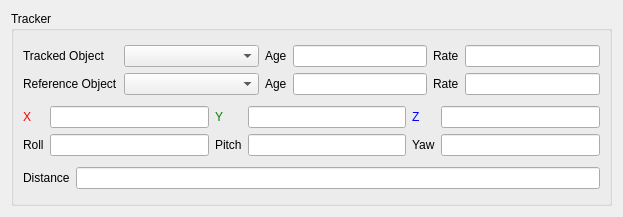
<?xml version="1.0" encoding="UTF-8"?>
<ui version="4.0">
 <class>Form</class>
 <widget class="QWidget" name="Form">
  <property name="geometry">
   <rect>
    <x>0</x>
    <y>0</y>
    <width>623</width>
    <height>217</height>
   </rect>
  </property>
  <property name="sizePolicy">
   <sizepolicy hsizetype="Preferred" vsizetype="Preferred">
    <horstretch>0</horstretch>
    <verstretch>0</verstretch>
   </sizepolicy>
  </property>
  <property name="minimumSize">
   <size>
    <width>400</width>
    <height>200</height>
   </size>
  </property>
  <property name="windowTitle">
   <string>Form</string>
  </property>
  <layout class="QGridLayout" name="gridLayout">
   <property name="sizeConstraint">
    <enum>QLayout::SetDefaultConstraint</enum>
   </property>
   <item row="1" column="0">
    <widget class="QGroupBox" name="groupBox">
     <property name="sizePolicy">
      <sizepolicy hsizetype="Preferred" vsizetype="Preferred">
       <horstretch>0</horstretch>
       <verstretch>0</verstretch>
      </sizepolicy>
     </property>
     <property name="minimumSize">
      <size>
       <width>0</width>
       <height>0</height>
      </size>
     </property>
     <property name="maximumSize">
      <size>
       <width>16777215</width>
       <height>16777215</height>
      </size>
     </property>
     <property name="title">
      <string>Tracker</string>
     </property>
     <layout class="QGridLayout" name="gridLayout_3">
      <item row="0" column="0">
       <layout class="QGridLayout" name="gridLayout_5">
        <item row="0" column="2">
         <widget class="QLabel" name="laAge">
          <property name="text">
           <string>Age</string>
          </property>
         </widget>
        </item>
        <item row="0" column="0">
         <widget class="QLabel" name="laTrackedObject">
          <property name="sizePolicy">
           <sizepolicy hsizetype="Preferred" vsizetype="Preferred">
            <horstretch>0</horstretch>
            <verstretch>0</verstretch>
           </sizepolicy>
          </property>
          <property name="minimumSize">
           <size>
            <width>0</width>
            <height>0</height>
           </size>
          </property>
          <property name="text">
           <string>Tracked Object</string>
          </property>
         </widget>
        </item>
        <item row="0" column="1">
         <widget class="QComboBox" name="cbTrackedObject">
          <property name="sizePolicy">
           <sizepolicy hsizetype="Expanding" vsizetype="Fixed">
            <horstretch>0</horstretch>
            <verstretch>0</verstretch>
           </sizepolicy>
          </property>
         </widget>
        </item>
        <item row="1" column="1">
         <widget class="QComboBox" name="cbReferenceObject">
          <property name="sizePolicy">
           <sizepolicy hsizetype="Expanding" vsizetype="Fixed">
            <horstretch>0</horstretch>
            <verstretch>0</verstretch>
           </sizepolicy>
          </property>
         </widget>
        </item>
        <item row="1" column="0">
         <widget class="QLabel" name="laReferenceObject">
          <property name="sizePolicy">
           <sizepolicy hsizetype="Preferred" vsizetype="Preferred">
            <horstretch>0</horstretch>
            <verstretch>0</verstretch>
           </sizepolicy>
          </property>
          <property name="text">
           <string>Reference Object</string>
          </property>
         </widget>
        </item>
        <item row="0" column="3">
         <widget class="QLineEdit" name="leAge">
          <property name="readOnly">
           <bool>true</bool>
          </property>
         </widget>
        </item>
        <item row="1" column="2">
         <widget class="QLabel" name="label">
          <property name="text">
           <string>Age</string>
          </property>
         </widget>
        </item>
        <item row="1" column="3">
         <widget class="QLineEdit" name="leReferenceAge"/>
        </item>
        <item row="0" column="5">
         <widget class="QLineEdit" name="leRate">
          <property name="readOnly">
           <bool>true</bool>
          </property>
         </widget>
        </item>
        <item row="0" column="4">
         <widget class="QLabel" name="label_2">
          <property name="text">
           <string>Rate</string>
          </property>
         </widget>
        </item>
        <item row="1" column="4">
         <widget class="QLabel" name="label_3">
          <property name="text">
           <string>Rate</string>
          </property>
         </widget>
        </item>
        <item row="1" column="5">
         <widget class="QLineEdit" name="leReferenceRate">
          <property name="readOnly">
           <bool>true</bool>
          </property>
         </widget>
        </item>
       </layout>
      </item>
      <item row="2" column="0">
       <layout class="QGridLayout" name="gridLayout_4">
        <item row="0" column="0">
         <widget class="QLabel" name="laDistance">
          <property name="text">
           <string>Distance</string>
          </property>
         </widget>
        </item>
        <item row="0" column="1">
         <widget class="QLineEdit" name="leDistance">
          <property name="readOnly">
           <bool>true</bool>
          </property>
         </widget>
        </item>
       </layout>
      </item>
      <item row="1" column="0">
       <layout class="QGridLayout" name="gridLayout_2">
        <item row="0" column="5">
         <widget class="QLineEdit" name="leZ">
          <property name="enabled">
           <bool>true</bool>
          </property>
          <property name="sizePolicy">
           <sizepolicy hsizetype="Expanding" vsizetype="Fixed">
            <horstretch>0</horstretch>
            <verstretch>0</verstretch>
           </sizepolicy>
          </property>
          <property name="layoutDirection">
           <enum>Qt::LeftToRight</enum>
          </property>
          <property name="alignment">
           <set>Qt::AlignRight|Qt::AlignTrailing|Qt::AlignVCenter</set>
          </property>
          <property name="readOnly">
           <bool>true</bool>
          </property>
         </widget>
        </item>
        <item row="1" column="0">
         <widget class="QLabel" name="laRoll">
          <property name="sizePolicy">
           <sizepolicy hsizetype="Fixed" vsizetype="Fixed">
            <horstretch>0</horstretch>
            <verstretch>0</verstretch>
           </sizepolicy>
          </property>
          <property name="text">
           <string>Roll</string>
          </property>
         </widget>
        </item>
        <item row="0" column="4">
         <widget class="QLabel" name="laZ">
          <property name="sizePolicy">
           <sizepolicy hsizetype="Fixed" vsizetype="Fixed">
            <horstretch>0</horstretch>
            <verstretch>0</verstretch>
           </sizepolicy>
          </property>
          <property name="styleSheet">
           <string notr="true">color: blue</string>
          </property>
          <property name="text">
           <string>Z</string>
          </property>
         </widget>
        </item>
        <item row="0" column="3">
         <widget class="QLineEdit" name="leY">
          <property name="enabled">
           <bool>true</bool>
          </property>
          <property name="sizePolicy">
           <sizepolicy hsizetype="Expanding" vsizetype="Fixed">
            <horstretch>0</horstretch>
            <verstretch>0</verstretch>
           </sizepolicy>
          </property>
          <property name="layoutDirection">
           <enum>Qt::LeftToRight</enum>
          </property>
          <property name="alignment">
           <set>Qt::AlignRight|Qt::AlignTrailing|Qt::AlignVCenter</set>
          </property>
          <property name="readOnly">
           <bool>true</bool>
          </property>
         </widget>
        </item>
        <item row="0" column="2">
         <widget class="QLabel" name="laY">
          <property name="sizePolicy">
           <sizepolicy hsizetype="Fixed" vsizetype="Fixed">
            <horstretch>0</horstretch>
            <verstretch>0</verstretch>
           </sizepolicy>
          </property>
          <property name="styleSheet">
           <string notr="true">color: green</string>
          </property>
          <property name="text">
           <string>Y</string>
          </property>
         </widget>
        </item>
        <item row="1" column="1">
         <widget class="QLineEdit" name="leRoll">
          <property name="enabled">
           <bool>true</bool>
          </property>
          <property name="sizePolicy">
           <sizepolicy hsizetype="Expanding" vsizetype="Fixed">
            <horstretch>0</horstretch>
            <verstretch>0</verstretch>
           </sizepolicy>
          </property>
          <property name="layoutDirection">
           <enum>Qt::LeftToRight</enum>
          </property>
          <property name="alignment">
           <set>Qt::AlignRight|Qt::AlignTrailing|Qt::AlignVCenter</set>
          </property>
          <property name="readOnly">
           <bool>true</bool>
          </property>
         </widget>
        </item>
        <item row="1" column="4">
         <widget class="QLabel" name="laYaw">
          <property name="sizePolicy">
           <sizepolicy hsizetype="Fixed" vsizetype="Fixed">
            <horstretch>0</horstretch>
            <verstretch>0</verstretch>
           </sizepolicy>
          </property>
          <property name="text">
           <string>Yaw</string>
          </property>
         </widget>
        </item>
        <item row="0" column="1">
         <widget class="QLineEdit" name="leX">
          <property name="enabled">
           <bool>true</bool>
          </property>
          <property name="sizePolicy">
           <sizepolicy hsizetype="Expanding" vsizetype="Fixed">
            <horstretch>0</horstretch>
            <verstretch>0</verstretch>
           </sizepolicy>
          </property>
          <property name="layoutDirection">
           <enum>Qt::LeftToRight</enum>
          </property>
          <property name="alignment">
           <set>Qt::AlignRight|Qt::AlignTrailing|Qt::AlignVCenter</set>
          </property>
          <property name="readOnly">
           <bool>true</bool>
          </property>
         </widget>
        </item>
        <item row="1" column="5">
         <widget class="QLineEdit" name="leYaw">
          <property name="enabled">
           <bool>true</bool>
          </property>
          <property name="sizePolicy">
           <sizepolicy hsizetype="Expanding" vsizetype="Fixed">
            <horstretch>0</horstretch>
            <verstretch>0</verstretch>
           </sizepolicy>
          </property>
          <property name="layoutDirection">
           <enum>Qt::LeftToRight</enum>
          </property>
          <property name="alignment">
           <set>Qt::AlignRight|Qt::AlignTrailing|Qt::AlignVCenter</set>
          </property>
          <property name="readOnly">
           <bool>true</bool>
          </property>
         </widget>
        </item>
        <item row="1" column="2">
         <widget class="QLabel" name="laPitch">
          <property name="sizePolicy">
           <sizepolicy hsizetype="Fixed" vsizetype="Fixed">
            <horstretch>0</horstretch>
            <verstretch>0</verstretch>
           </sizepolicy>
          </property>
          <property name="text">
           <string>Pitch</string>
          </property>
         </widget>
        </item>
        <item row="1" column="3">
         <widget class="QLineEdit" name="lePitch">
          <property name="enabled">
           <bool>true</bool>
          </property>
          <property name="sizePolicy">
           <sizepolicy hsizetype="Expanding" vsizetype="Fixed">
            <horstretch>0</horstretch>
            <verstretch>0</verstretch>
           </sizepolicy>
          </property>
          <property name="layoutDirection">
           <enum>Qt::LeftToRight</enum>
          </property>
          <property name="alignment">
           <set>Qt::AlignRight|Qt::AlignTrailing|Qt::AlignVCenter</set>
          </property>
          <property name="readOnly">
           <bool>true</bool>
          </property>
         </widget>
        </item>
        <item row="0" column="0">
         <widget class="QLabel" name="laX">
          <property name="sizePolicy">
           <sizepolicy hsizetype="Fixed" vsizetype="Fixed">
            <horstretch>0</horstretch>
            <verstretch>0</verstretch>
           </sizepolicy>
          </property>
          <property name="autoFillBackground">
           <bool>false</bool>
          </property>
          <property name="styleSheet">
           <string notr="true">color: red</string>
          </property>
          <property name="text">
           <string>X</string>
          </property>
         </widget>
        </item>
       </layout>
      </item>
     </layout>
    </widget>
   </item>
  </layout>
 </widget>
 <resources/>
 <connections/>
</ui>
